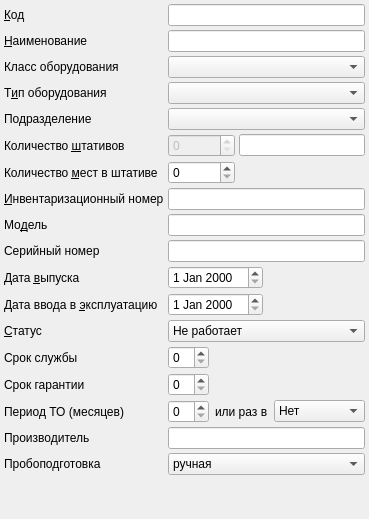
     <widget class="QWidget" name="tabEquipment">
      <attribute name="title">
       <string>&amp;Оборудование</string>
      </attribute>
      <layout class="QGridLayout" name="gridLayout_3">
       <property name="margin">
        <number>4</number>
       </property>
       <property name="spacing">
        <number>4</number>
       </property>
       <item row="15" column="1" colspan="2">
        <widget class="QWidget" name="widget" native="true">
         <layout class="QGridLayout" name="gridLayout">
          <property name="sizeConstraint">
           <enum>QLayout::SetDefaultConstraint</enum>
          </property>
          <property name="horizontalSpacing">
           <number>6</number>
          </property>
          <property name="verticalSpacing">
           <number>0</number>
          </property>
          <property name="margin">
           <number>0</number>
          </property>
          <item row="0" column="0">
           <widget class="QSpinBox" name="edtMaintenancePeriod">
            <property name="sizePolicy">
             <sizepolicy hsizetype="Maximum" vsizetype="Fixed">
              <horstretch>0</horstretch>
              <verstretch>0</verstretch>
             </sizepolicy>
            </property>
           </widget>
          </item>
          <item row="0" column="1">
           <widget class="QLabel" name="lblMaintenanceSingleInPeriod">
            <property name="sizePolicy">
             <sizepolicy hsizetype="Maximum" vsizetype="Preferred">
              <horstretch>0</horstretch>
              <verstretch>0</verstretch>
             </sizepolicy>
            </property>
            <property name="text">
             <string>или раз в</string>
            </property>
            <property name="buddy">
             <cstring>cmbMaintenanceSingleInPeriod</cstring>
            </property>
           </widget>
          </item>
          <item row="0" column="2">
           <widget class="QComboBox" name="cmbMaintenanceSingleInPeriod">
            <property name="sizePolicy">
             <sizepolicy hsizetype="Expanding" vsizetype="Fixed">
              <horstretch>0</horstretch>
              <verstretch>0</verstretch>
             </sizepolicy>
            </property>
            <item>
             <property name="text">
              <string>Нет</string>
             </property>
            </item>
            <item>
             <property name="text">
              <string>Неделя</string>
             </property>
            </item>
            <item>
             <property name="text">
              <string>Месяц</string>
             </property>
            </item>
            <item>
             <property name="text">
              <string>Квартал</string>
             </property>
            </item>
            <item>
             <property name="text">
              <string>Полугодие</string>
             </property>
            </item>
            <item>
             <property name="text">
              <string>Год</string>
             </property>
            </item>
           </widget>
          </item>
         </layout>
        </widget>
       </item>
       <item row="18" column="0">
        <spacer name="verticalSpacer">
         <property name="orientation">
          <enum>Qt::Vertical</enum>
         </property>
         <property name="sizeHint" stdset="0">
          <size>
           <width>20</width>
           <height>40</height>
          </size>
         </property>
        </spacer>
       </item>
       <item row="2" column="0">
        <widget class="QLabel" name="lblEquipmentClass">
         <property name="text">
          <string>Класс оборудования</string>
         </property>
        </widget>
       </item>
       <item row="16" column="1" colspan="2">
        <widget class="QLineEdit" name="edtManufacturer"/>
       </item>
       <item row="17" column="1" colspan="2">
        <widget class="QComboBox" name="cmbSamplePreparation">
         <item>
          <property name="text">
           <string>ручная</string>
          </property>
         </item>
         <item>
          <property name="text">
           <string>автоматическая</string>
          </property>
         </item>
         <item>
          <property name="text">
           <string>не выполнять</string>
          </property>
         </item>
        </widget>
       </item>
       <item row="16" column="0">
        <widget class="QLabel" name="lblManufacturer">
         <property name="sizePolicy">
          <sizepolicy hsizetype="Maximum" vsizetype="Preferred">
           <horstretch>0</horstretch>
           <verstretch>0</verstretch>
          </sizepolicy>
         </property>
         <property name="text">
          <string>Производитель</string>
         </property>
         <property name="buddy">
          <cstring>edtManufacturer</cstring>
         </property>
        </widget>
       </item>
       <item row="4" column="0">
        <widget class="QLabel" name="lblOrgStructure">
         <property name="text">
          <string>Подразделение</string>
         </property>
        </widget>
       </item>
       <item row="4" column="1" colspan="2">
        <widget class="COrgStructureComboBox" name="cmbOrgStructure"/>
       </item>
       <item row="0" column="0">
        <widget class="QLabel" name="lblCode">
         <property name="sizePolicy">
          <sizepolicy hsizetype="Maximum" vsizetype="Preferred">
           <horstretch>0</horstretch>
           <verstretch>0</verstretch>
          </sizepolicy>
         </property>
         <property name="text">
          <string>&amp;Код</string>
         </property>
         <property name="buddy">
          <cstring>edtCode</cstring>
         </property>
        </widget>
       </item>
       <item row="1" column="1" colspan="2">
        <widget class="QLineEdit" name="edtName"/>
       </item>
       <item row="0" column="1" colspan="2">
        <widget class="QLineEdit" name="edtCode"/>
       </item>
       <item row="1" column="0">
        <widget class="QLabel" name="lblName">
         <property name="sizePolicy">
          <sizepolicy hsizetype="Maximum" vsizetype="Preferred">
           <horstretch>0</horstretch>
           <verstretch>0</verstretch>
          </sizepolicy>
         </property>
         <property name="text">
          <string>&amp;Наименование</string>
         </property>
         <property name="buddy">
          <cstring>edtName</cstring>
         </property>
        </widget>
       </item>
       <item row="17" column="0">
        <widget class="QLabel" name="lblSamplePreparation">
         <property name="text">
          <string>Пробоподготовка</string>
         </property>
        </widget>
       </item>
       <item row="3" column="1" colspan="2">
        <widget class="CRBComboBox" name="cmbEquipmentType"/>
       </item>
       <item row="5" column="0">
        <widget class="QLabel" name="lblTripod">
         <property name="sizePolicy">
          <sizepolicy hsizetype="Maximum" vsizetype="Preferred">
           <horstretch>0</horstretch>
           <verstretch>0</verstretch>
          </sizepolicy>
         </property>
         <property name="text">
          <string>Количество &amp;штативов</string>
         </property>
         <property name="buddy">
          <cstring>edtTripod</cstring>
         </property>
        </widget>
       </item>
       <item row="5" column="1">
        <widget class="QSpinBox" name="edtTripod">
         <property name="enabled">
          <bool>false</bool>
         </property>
         <property name="sizePolicy">
          <sizepolicy hsizetype="Maximum" vsizetype="Fixed">
           <horstretch>0</horstretch>
           <verstretch>0</verstretch>
          </sizepolicy>
         </property>
         <property name="maximum">
          <number>100000</number>
         </property>
        </widget>
       </item>
       <item row="3" column="0">
        <widget class="QLabel" name="lblEquipmentType">
         <property name="sizePolicy">
          <sizepolicy hsizetype="Maximum" vsizetype="Preferred">
           <horstretch>0</horstretch>
           <verstretch>0</verstretch>
          </sizepolicy>
         </property>
         <property name="text">
          <string>Т&amp;ип оборудования</string>
         </property>
         <property name="buddy">
          <cstring>cmbEquipmentType</cstring>
         </property>
        </widget>
       </item>
       <item row="6" column="1">
        <widget class="QSpinBox" name="edtTripodCapacity">
         <property name="sizePolicy">
          <sizepolicy hsizetype="Maximum" vsizetype="Fixed">
           <horstretch>0</horstretch>
           <verstretch>0</verstretch>
          </sizepolicy>
         </property>
         <property name="maximum">
          <number>100000</number>
         </property>
        </widget>
       </item>
       <item row="7" column="0">
        <widget class="QLabel" name="lblInventoryNumber">
         <property name="sizePolicy">
          <sizepolicy hsizetype="Maximum" vsizetype="Preferred">
           <horstretch>0</horstretch>
           <verstretch>0</verstretch>
          </sizepolicy>
         </property>
         <property name="text">
          <string>&amp;Инвентаризационный номер</string>
         </property>
         <property name="buddy">
          <cstring>edtInventoryNumber</cstring>
         </property>
        </widget>
       </item>
       <item row="8" column="1" colspan="2">
        <widget class="QLineEdit" name="edtModel"/>
       </item>
       <item row="5" column="2">
        <widget class="QLineEdit" name="edtTripodIdentifiers">
         <property name="toolTip">
          <string>Идентификаторы штативов, перечисленные через точку с запятой</string>
         </property>
        </widget>
       </item>
       <item row="6" column="0">
        <widget class="QLabel" name="lblTripodCapacity">
         <property name="sizePolicy">
          <sizepolicy hsizetype="Maximum" vsizetype="Preferred">
           <horstretch>0</horstretch>
           <verstretch>0</verstretch>
          </sizepolicy>
         </property>
         <property name="text">
          <string>Количество &amp;мест в штативе</string>
         </property>
         <property name="buddy">
          <cstring>edtTripodCapacity</cstring>
         </property>
        </widget>
       </item>
       <item row="2" column="1" colspan="2">
        <widget class="CRBComboBox" name="cmbEquipmentClass"/>
       </item>
       <item row="10" column="0">
        <widget class="QLabel" name="lblReleaseDate">
         <property name="sizePolicy">
          <sizepolicy hsizetype="Maximum" vsizetype="Preferred">
           <horstretch>0</horstretch>
           <verstretch>0</verstretch>
          </sizepolicy>
         </property>
         <property name="text">
          <string>Дата &amp;выпуска</string>
         </property>
         <property name="buddy">
          <cstring>edtReleaseDate</cstring>
         </property>
        </widget>
       </item>
       <item row="10" column="1" colspan="2">
        <widget class="CDateEdit" name="edtReleaseDate">
         <property name="sizePolicy">
          <sizepolicy hsizetype="Maximum" vsizetype="Fixed">
           <horstretch>0</horstretch>
           <verstretch>0</verstretch>
          </sizepolicy>
         </property>
        </widget>
       </item>
       <item row="8" column="0">
        <widget class="QLabel" name="lblModel">
         <property name="sizePolicy">
          <sizepolicy hsizetype="Maximum" vsizetype="Preferred">
           <horstretch>0</horstretch>
           <verstretch>0</verstretch>
          </sizepolicy>
         </property>
         <property name="text">
          <string>Мо&amp;дель</string>
         </property>
         <property name="buddy">
          <cstring>edtModel</cstring>
         </property>
        </widget>
       </item>
       <item row="7" column="1" colspan="2">
        <widget class="QLineEdit" name="edtInventoryNumber"/>
       </item>
       <item row="11" column="1" colspan="2">
        <widget class="CDateEdit" name="edtStartupDate">
         <property name="sizePolicy">
          <sizepolicy hsizetype="Maximum" vsizetype="Fixed">
           <horstretch>0</horstretch>
           <verstretch>0</verstretch>
          </sizepolicy>
         </property>
        </widget>
       </item>
       <item row="12" column="1" colspan="2">
        <widget class="QComboBox" name="cmbStatus">
         <item>
          <property name="text">
           <string>Не работает</string>
          </property>
         </item>
         <item>
          <property name="text">
           <string>Работает</string>
          </property>
         </item>
        </widget>
       </item>
       <item row="11" column="0">
        <widget class="QLabel" name="lblStartupDate">
         <property name="sizePolicy">
          <sizepolicy hsizetype="Maximum" vsizetype="Preferred">
           <horstretch>0</horstretch>
           <verstretch>0</verstretch>
          </sizepolicy>
         </property>
         <property name="text">
          <string>Дата ввода в &amp;эксплуатацию</string>
         </property>
         <property name="buddy">
          <cstring>edtStartupDate</cstring>
         </property>
        </widget>
       </item>
       <item row="12" column="0">
        <widget class="QLabel" name="lblStatus">
         <property name="sizePolicy">
          <sizepolicy hsizetype="Maximum" vsizetype="Preferred">
           <horstretch>0</horstretch>
           <verstretch>0</verstretch>
          </sizepolicy>
         </property>
         <property name="text">
          <string>&amp;Статус</string>
         </property>
         <property name="buddy">
          <cstring>cmbStatus</cstring>
         </property>
        </widget>
       </item>
       <item row="14" column="0">
        <widget class="QLabel" name="lblWarrantyTerm">
         <property name="sizePolicy">
          <sizepolicy hsizetype="Maximum" vsizetype="Preferred">
           <horstretch>0</horstretch>
           <verstretch>0</verstretch>
          </sizepolicy>
         </property>
         <property name="text">
          <string>Срок гарантии</string>
         </property>
         <property name="buddy">
          <cstring>edtWarrantyTerm</cstring>
         </property>
        </widget>
       </item>
       <item row="13" column="1">
        <widget class="QSpinBox" name="edtEmploymentTerm">
         <property name="sizePolicy">
          <sizepolicy hsizetype="Maximum" vsizetype="Fixed">
           <horstretch>0</horstretch>
           <verstretch>0</verstretch>
          </sizepolicy>
         </property>
        </widget>
       </item>
       <item row="13" column="0">
        <widget class="QLabel" name="lblEmploymentTerm">
         <property name="sizePolicy">
          <sizepolicy hsizetype="Maximum" vsizetype="Preferred">
           <horstretch>0</horstretch>
           <verstretch>0</verstretch>
          </sizepolicy>
         </property>
         <property name="text">
          <string>Срок службы</string>
         </property>
         <property name="buddy">
          <cstring>edtEmploymentTerm</cstring>
         </property>
        </widget>
       </item>
       <item row="14" column="1">
        <widget class="QSpinBox" name="edtWarrantyTerm">
         <property name="sizePolicy">
          <sizepolicy hsizetype="Maximum" vsizetype="Fixed">
           <horstretch>0</horstretch>
           <verstretch>0</verstretch>
          </sizepolicy>
         </property>
        </widget>
       </item>
       <item row="15" column="0">
        <widget class="QLabel" name="lblMaintenancePeriod">
         <property name="sizePolicy">
          <sizepolicy hsizetype="Maximum" vsizetype="Preferred">
           <horstretch>0</horstretch>
           <verstretch>0</verstretch>
          </sizepolicy>
         </property>
         <property name="frameShape">
          <enum>QFrame::NoFrame</enum>
         </property>
         <property name="frameShadow">
          <enum>QFrame::Plain</enum>
         </property>
         <property name="lineWidth">
          <number>1</number>
         </property>
         <property name="text">
          <string>Период ТО (месяцев)</string>
         </property>
         <property name="buddy">
          <cstring>edtMaintenancePeriod</cstring>
         </property>
        </widget>
       </item>
       <item row="9" column="0">
        <widget class="QLabel" name="lblSerialNumber">
         <property name="sizePolicy">
          <sizepolicy hsizetype="Maximum" vsizetype="Preferred">
           <horstretch>0</horstretch>
           <verstretch>0</verstretch>
          </sizepolicy>
         </property>
         <property name="text">
          <string>Серийный номер</string>
         </property>
         <property name="buddy">
          <cstring>edtModel</cstring>
         </property>
        </widget>
       </item>
       <item row="9" column="1" colspan="2">
        <widget class="QLineEdit" name="edtSerialNumber"/>
       </item>
      </layout>
     </widget>
